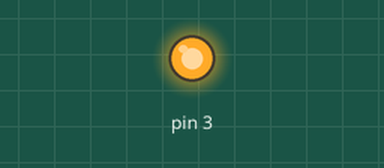
Bench run of a program on a simulated Raspberry Pi (header pin numbers). Shown: output pins drawn as LEDs (lit = HIGH). What the program prints to the terminal is not drawn.

Above: at 0.1 s.
Timing chart, 0 to 1.6 s (numbered marks = the images above):
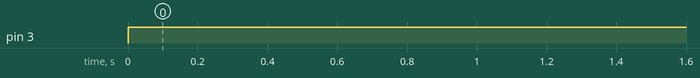

Measured:
- by itself, pin 3: LOW → HIGH at 0.00 s

The program:

ledblink.py
```python
import RPi.GPIO as GPIO
import time

GPIO.setwarnings(False)
GPIO.setmode(GPIO.BOARD)
GPIO.setup(3,GPIO.OUT)      #Define pin output
GPIO.output(3,0)

while True:
    print("Led on")
    GPIO.output(3,1)
    time.sleep(1)
```
